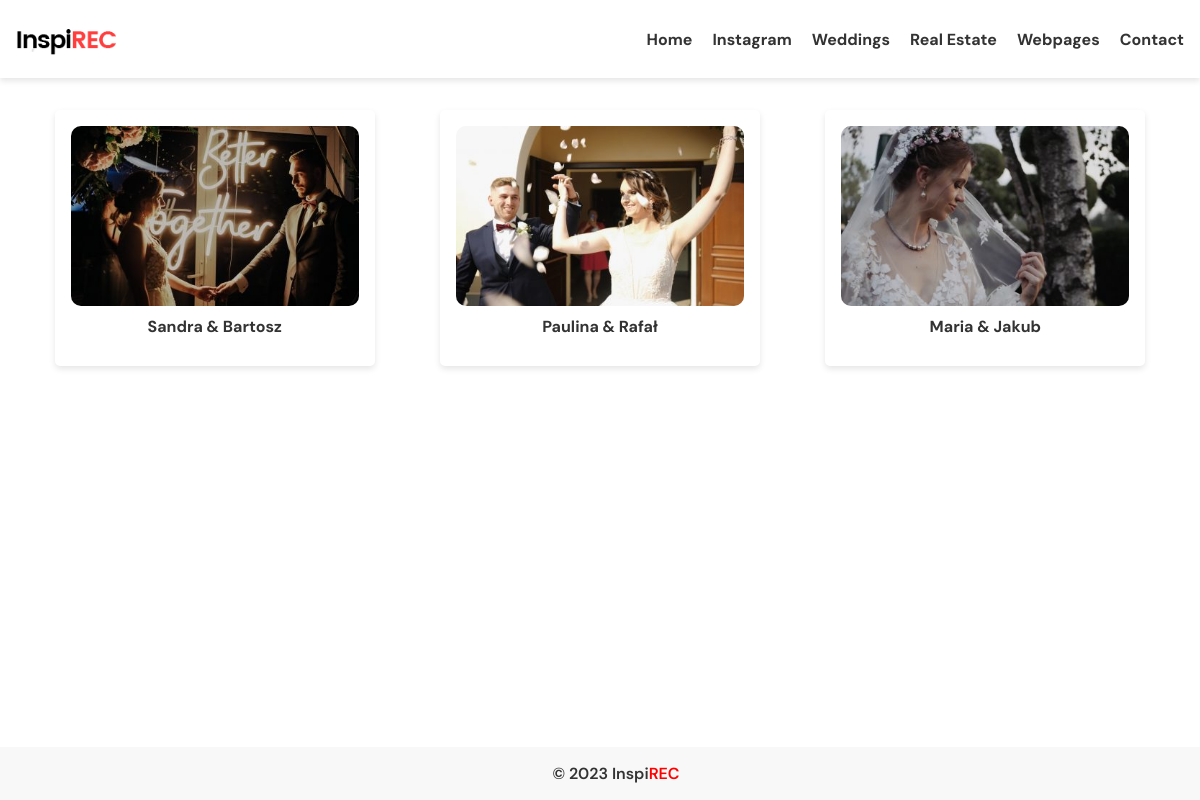
The page / on the database its author committed.
### blog/models.py (models this page shows, shortened)
class MenuItem(models.Model):
    title = models.CharField(max_length=100)
    page = models.ForeignKey('Page', on_delete=models.CASCADE, blank=True, null=True)
    url = models.CharField(max_length=200, blank=True)
    order = models.PositiveIntegerField(default=0)
    show_in_menu = models.BooleanField(default=True)
    def get_link(self):
        if self.page:
            return self.page.get_absolute_url()
        else:
            return self.url

class Article(models.Model):
    title = models.CharField(max_length=200)
    slug = models.SlugField(unique=True, default='', editable=False)
    image = models.ImageField(upload_to='article_images/', default='default-article-image.jpg')
    content = models.TextField(blank=True, null=True)
    youtube_link = models.CharField(max_length=200, blank=True)
    instagram_link = models.CharField(max_length=200, blank=True)
    show_on_home = models.BooleanField(default=False)
    created_at = models.DateTimeField(default=timezone.now)
    updated_at = models.DateTimeField(auto_now=True)
    gallery = models.ForeignKey(Gallery, on_delete=models.SET_NULL, null=True, blank=True)
    ARTICLE_TYPE_CHOICES = (
        ('standard', 'Standard Article'),
        ('real_estate', 'Real Estate Gallery'),
    )
    article_type = models.CharField(
        max_length=20,
        choices=ARTICLE_TYPE_CHOICES,
        default='standard',
    )

### blog/views.py (the view)
# urls.py: path('', views.home, name='home'),
def home(request):
    articles = Article.objects.filter(show_on_home=True)
    menu_items = MenuItem.objects.filter(show_in_menu=True).order_by('order')
    context = {
        'articles': articles,
        'menu_items': menu_items,
    }
    return render(request, 'home.html', context)

### blog/models.py (called while the page is built)
    def get_absolute_url(self):
        return reverse('page_detail', args=[self.slug])

### blog/templates/home.html
{% extends 'base.html' %}
{% block content %}
<div class="container">
    <div class="article-list">
        {% for article in articles %}
        <div class="article">
            <div class="article-image">
                <a href="{% url 'article_detail' slug=article.slug %}">
                    <img src="{{ article.image.url }}" alt="{{ article.title }}">
                </a>
            </div>
            <h2 class="article-title">{{ article.title }}</h2>
        </div>
        {% endfor %}
    </div>
</div>
{% endblock %}

### blog/templates/base.html (shortened to what this page needs)
{% load static %}
<!DOCTYPE html>
<html lang="en">
<head>
    <link rel="stylesheet" href="{% static 'styles.css' %}">
</head>
<body>
    <header>
        <div class="logo">
            <a href="{% url 'home' %}">
                <img src="{% static 'images/logo.png' %}" alt="Logo">
            </a>
        </div>
        <nav class="menu">
            <ul>
                <li><a href="{% url 'home' %}">Home</a></li>
                {% for item in menu_items %}
                    <li><a href="{{ item.get_link }}">{{ item.title }}</a></li>
                {% endfor %}
            </ul>
        </nav>
    </header>
    <main>
        {% block content %}
        {% endblock %}
    </main>
    <footer>
        <div class="footer-content">
        &copy; {% now "Y" %} Inspi<span class="highlight">REC</span>
    </div>
    </footer>
</body>
</html>

### static/styles.css (style rules this page uses)
body { font-family: 'DM Sans', sans-serif; font-size: 16px; font-weight: 600; color: #333; margin: 0; padding: 0; overflow-x: hidden; }
header { background-color: #fff; color: #000; box-shadow: 0px 3px 6px rgba(0, 0, 0, 0.1); padding: 1rem; max-width: 1200px; margin: 0 auto; display: flex; justify-content: space-between; align-items: center; }
.menu { font-family: 'DM Sans', sans-serif; font-size: 16px; font-weight: 600; font-size: 16px; }
.menu ul { list-style: none; padding: 0; margin: 0; display: flex; }
.menu li { margin-left: 20px; }
.menu a { text-decoration: none; color: #333; font-weight: bold; }
.logo img { max-width: 100px; height: auto; display: block; margin: 0 auto; }
.container { margin: 0 auto; padding: 2rem; max-width: 1200px; box-sizing: border-box; }
.article-list { display: grid; gap: 20px; max-width: 1200px; margin: auto; justify-content: center; }
@media (min-width: 916px) { .article-list { grid-template-columns: repeat(3, minmax(0, 1fr)); } }
.article { border: none; border-radius: 5px; padding: 1rem; max-width: 100%; margin: auto; background-color: #fff; transition: transform 0.3s; cursor: pointer; box-shadow: 0px 3px 6px rgba(0, 0, 0, 0.1); }
.article-image { position: relative; overflow: hidden; height: 180px; border-radius: 10px; }
.article-image img { width: 100%; height: 100%; object-fit: contain; max-width: 100%; }
.article-title { text-align: center; margin-top: 10px; font-size: 16px; }
.highlight { color: red; }
footer { position: fixed; bottom: 0; background-color: #f8f8f8; padding: 1rem; text-align: center; width: 100%; }
main { margin-bottom: 2rem; }

### rows shown on the page
MenuItem: title "Instagram"
MenuItem: title "Weddings"
MenuItem: title "Real Estate"
MenuItem: title "Webpages"
MenuItem: title "Contact"
Article: image (picture), title "Sandra & Bartosz"
Article: image (picture), title "Paulina & Rafał"
Article: image (picture), title "Maria & Jakub"
